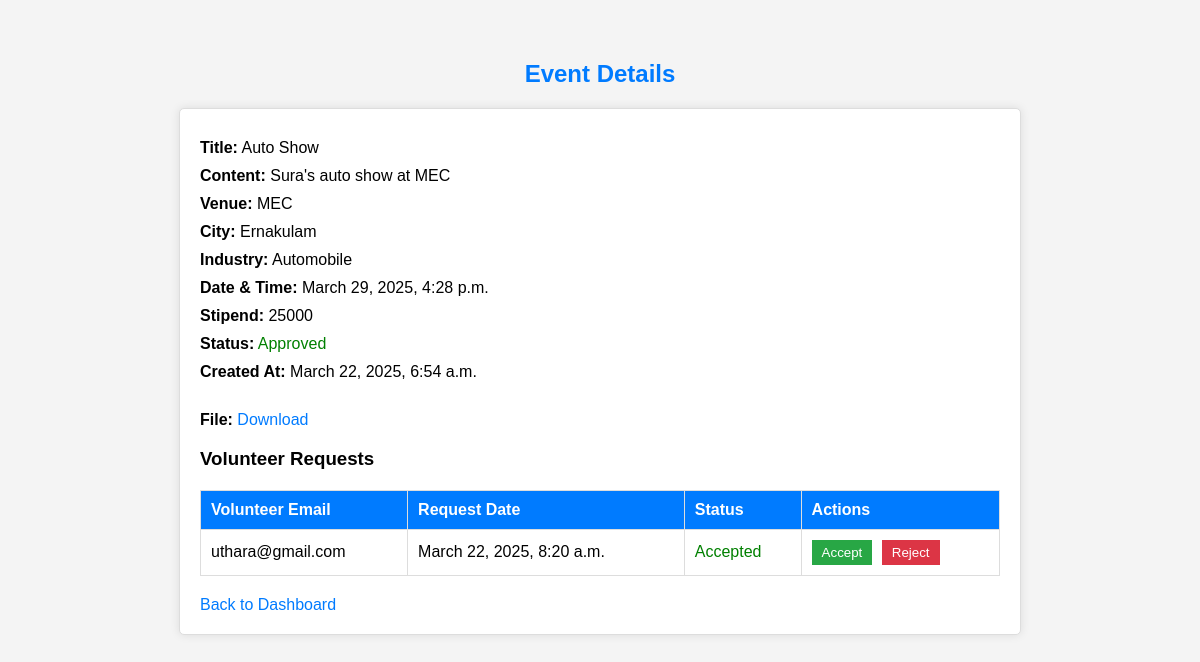
The app's page /User/event-detail/1/ (signed in), older data.
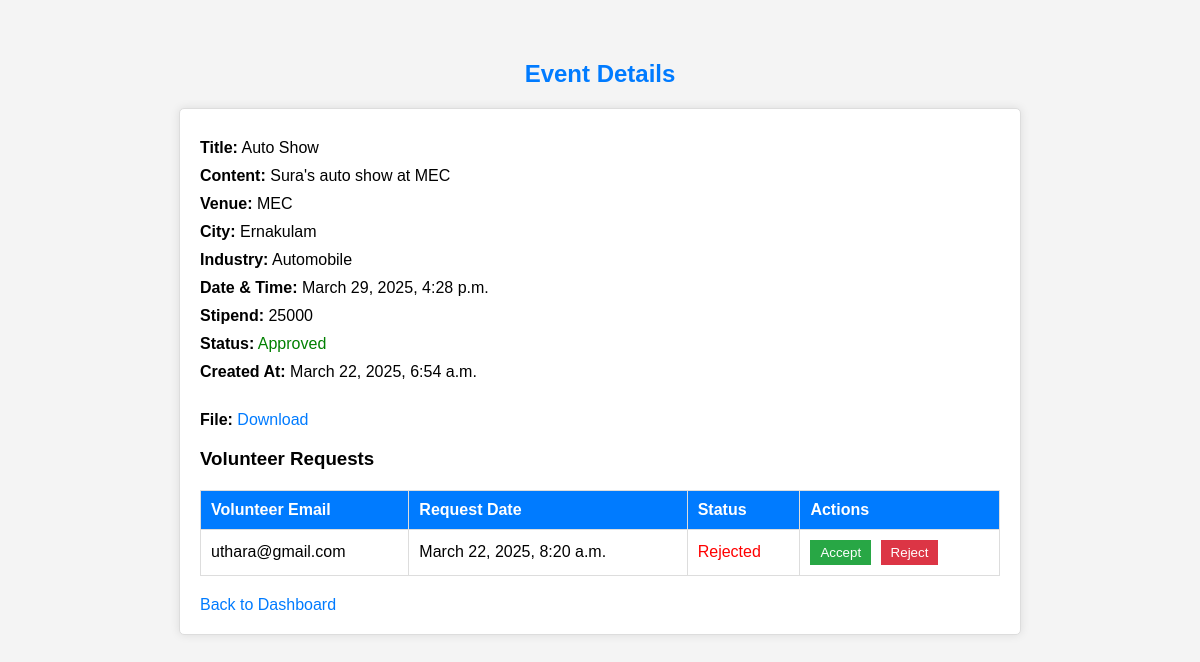
The same page, newer data.
### User/models.py (models this page shows)
class tbl_event(models.Model):
    event_title=models.CharField(max_length=30)
    event_content=models.CharField(max_length=30)
    event_datetime=models.DateTimeField()
    event_file=models.FileField(upload_to="Assets/Files/User")
    event_created_at = models.DateTimeField(auto_now_add=True)
    event_venue=models.CharField(max_length=30)
    event_city=models.ForeignKey(tbl_city,on_delete=models.CASCADE)
    event_stipend=models.CharField(max_length=30)
    event_status=models.IntegerField(default=0)
    industry=models.ForeignKey(tbl_industry,on_delete=models.CASCADE)
    user=models.ForeignKey(tbl_user,on_delete=models.CASCADE)

class tbl_industry(models.Model):
    user_id = models.ForeignKey(tbl_user, on_delete=models.CASCADE)
    industry_name = models.CharField(max_length=100, unique=True)

class tbl_request(models.Model):
    request_datetime = models.DateTimeField(auto_now_add=True)
    event = models.ForeignKey(tbl_event, on_delete=models.CASCADE, related_name='requests')
    user = models.ForeignKey(tbl_user, on_delete=models.CASCADE, related_name='volunteer_requests')
    request_status = models.IntegerField(default=0)

### Admin/models.py (models this page shows)
class tbl_city(models.Model):
    name = models.CharField(max_length=100)
    state = models.ForeignKey(tbl_state, on_delete=models.CASCADE)

### Guest/models.py (models this page shows)
class tbl_user(models.Model):
    user_email = models.EmailField(max_length=50, unique=True)
    user_name = models.CharField(max_length=50, null=True, blank=True)
    user_username = models.CharField(max_length=50, null=True, blank=True)
    user_contact = models.CharField(max_length=10, null=True, blank=True)
    user_address = models.CharField(max_length=100, null=True, blank=True)
    user_password = models.CharField(max_length=128, null=True, blank=True)  # Store hashed password
    user_city = models.ForeignKey(tbl_city, on_delete=models.CASCADE, null=True)
    user_photo = models.FileField(upload_to='assets/File/user/', null=True, blank=True)
    user_gender = models.CharField(max_length=100, null=True, blank=True)
    user_bio = models.TextField(null=True, blank=True)
    user_links = models.TextField(null=True, blank=True)  # Store as JSON (GitHub, LinkedIn, etc.)
    user_degree_type = models.CharField(max_length=50, null=True, blank=True)
    user_institution = models.CharField(max_length=100, null=True, blank=True)
    user_field_of_study = models.CharField(max_length=100, null=True, blank=True)
    user_graduation_month = models.IntegerField(null=True, blank=True)  # Store as month number (1-12)
    user_graduation_year = models.IntegerField(null=True, blank=True)  # Store as year (YYYY)
    user_emergency_name = models.CharField(max_length=100, null=True, blank=True)
    user_emergency_phone = models.CharField(max_length=15, null=True, blank=True)
    user_organization_name = models.CharField(max_length=100, null=True, blank=True)
    user_job_title = models.CharField(max_length=100, null=True, blank=True)
    user_industry = models.CharField(max_length=100, null=True, blank=True)
    user_location = models.CharField(max_length=100, null=True, blank=True)
    user_official_address = models.CharField(max_length=200, null=True, blank=True)
    user_official_contact_number = models.CharField(max_length=15, null=True, blank=True)
    is_basic_profile_complete = models.BooleanField(default=False)
    is_volunteer_profile_complete = models.BooleanField(default=False)
    is_organizer_profile_complete = models.BooleanField(default=False)
    user_type = models.CharField(max_length=10, choices=USER_TYPES, default='volunteer')

### User/views.py (the view, shortened to what this page needs)
# urls.py: path('event-detail/<int:event_id>/', views.event_detail, name='event_detail'),
def event_detail(request, event_id):
    if 'u_id' not in request.session:
        return redirect('Guest:login')
    user = tbl_user.objects.get(id=request.session['u_id'])
    if user.user_type != "organizer":
        return redirect('Guest:user_who')
    try:
        event = tbl_event.objects.get(id=event_id, user=user)
    except tbl_event.DoesNotExist:
        return render(request, 'User/event_detail.html', {'error': "Event not found or you don’t have access."})
    requests = tbl_request.objects.filter(event=event).select_related('user')
    return render(request, 'User/event_detail.html', {
        'event': event,
        'requests': requests
    })

### User/templates/User/event_detail.html (shortened to what this page needs)
<!DOCTYPE html>
<html lang="en">
<head>
</head>
<body>
    <h2>Event Details</h2>
    {% if event %}
        <div class="event-details">
            <p><strong>Title:</strong> {{ event.event_title }}</p>
            <p><strong>Content:</strong> {{ event.event_content }}</p>
            <p><strong>Venue:</strong> {{ event.event_venue }}</p>
            <p><strong>City:</strong> {{ event.event_city.name }}</p>
            <p><strong>Industry:</strong> {{ event.industry.industry_name }}</p>
            <p><strong>Date & Time:</strong> {{ event.event_datetime }}</p>
            <p><strong>Stipend:</strong> {{ event.event_stipend }}</p>
            <p><strong>Status:</strong>
                <span class="{% if event.event_status == 0 %}status-pending{% elif event.event_status == 1 %}status-approved{% else %}status-rejected{% endif %}">
                    {% if event.event_status == 0 %}Pending{% elif event.event_status == 1 %}Approved{% else %}Rejected{% endif %}
                </span>
            </p>
            <p><strong>Created At:</strong> {{ event.event_created_at }}</p>
            <p><strong>File:</strong>
                {% if event.event_file %}
                    <a href="{{ event.event_file.url }}" target="_blank">Download</a>
                {% else %}
                    None
                {% endif %}
            </p>
            <h3>Volunteer Requests</h3>
            <table class="requests-table">
                <thead>
                    <tr>
                        <th>Volunteer Email</th>
                        <th>Request Date</th>
                        <th>Status</th>
                        <th>Actions</th>
                    </tr>
                </thead>
                <tbody>
                    {% for req in requests %}
                        <tr>
                            <td>{{ req.user.user_email }}</td>
                            <td>{{ req.request_datetime }}</td>
                            <td class="{% if req.request_status == 0 %}status-pending{% elif req.request_status == 1 %}status-approved{% else %}status-rejected{% endif %}">
                                {% if req.request_status == 0 %}Pending{% elif req.request_status == 1 %}Accepted{% else %}Rejected{% endif %}
                            </td>
                            <td>
                                <form method="post" style="display: inline;">
                                    <input type="submit" value="Accept" class="accept-btn">
                                </form>
                                <form method="post" style="display: inline;">
                                    <input type="submit" value="Reject" class="reject-btn">
                                </form>
                            </td>
                        </tr>
                    {% empty %}
                        <tr>
                            <td colspan="4">No volunteer requests yet.</td>
                        </tr>
                    {% endfor %}
                </tbody>
            </table>
            <a href="{% url 'User:organizer_dashboard' %}">Back to Dashboard</a>
        </div>
    {% endif %}
</body>
</html>

### User/templates/User/event_detail.html (style rules this page uses)
body { font-family: Arial, sans-serif; margin: 20px; padding: 20px; background-color: #f4f4f4; }
h2 { text-align: center; color: #007BFF; }
.event-details { background: white; border: 1px solid #ddd; border-radius: 5px; max-width: 800px; margin: 20px auto; padding: 20px; box-shadow: 0px 0px 10px rgba(0, 0, 0, 0.1); }
.event-details p { margin: 10px 0; }
.requests-table { width: 100%; border-collapse: collapse; margin-top: 20px; }
.requests-table th, .requests-table td { padding: 10px; text-align: left; border: 1px solid #ddd; }
.requests-table th { background-color: #007BFF; color: white; }
.status-approved { color: green; }
.status-rejected { color: red; }
.accept-btn { background-color: #28a745; color: white; border: none; padding: 5px 10px; cursor: pointer; margin-right: 5px; }
.reject-btn { background-color: #dc3545; color: white; border: none; padding: 5px 10px; cursor: pointer; }
a { display: inline-block; margin-top: 20px; color: #007BFF; text-decoration: none; }

Row changes from the older to the newer data that the page shows:
changed tbl_request "uthara@gmail.com": request_status "Accepted" → "Rejected"
